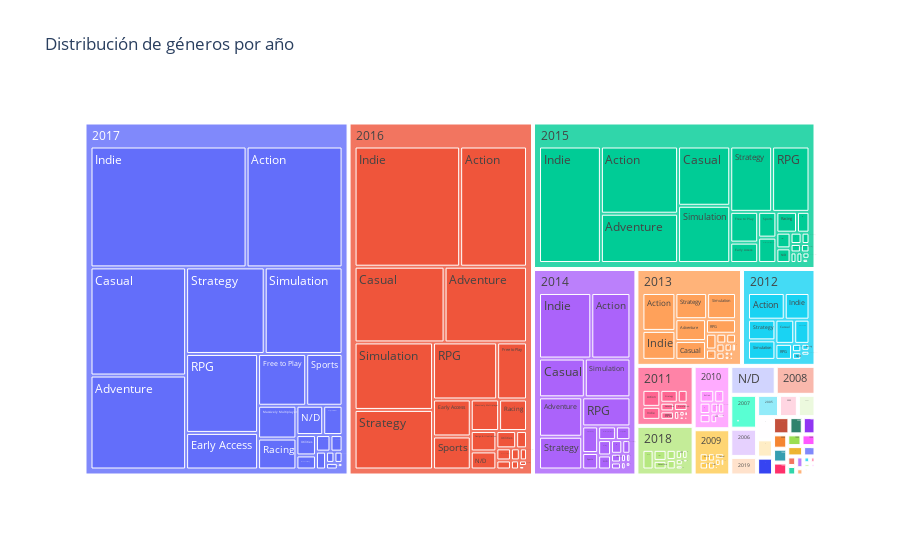

Notebook code cell kept with this figure:
### Markdown cell above
# Distribución de géneros por año

Tenemos un treemap, donde se agurpan los generos, distribuodos por su año de anamiento, para ir visualizando la relevancia de cada Género a través de los años.
Observando la gráfica, vemos que el Género Indie ha predominado el mercado de Steam a partidel año 2014 hasta el 2017, seguido por los géneros action, casual, adventure, strategy, simulation, RPG; pudiendo variar su orden en algunos años, pero siguiendo esta tenddencia de estar a la cabeza, y confirmando el patrón que se muestra en el gráfico anterior.
En este gráfico se peuede ir interactuando con cada año para ahondar un poco mas sobre su información detallada.

### Code cell
top10años=dfjuegos.Año_lanzamiento.value_counts().nlargest(10).index
conteoaños=dfjuegos[['Año_lanzamiento']][dfjuegos.Año_lanzamiento.isin(top10años)]
dfjuegosexpandido=dfjuegos.assign(generos=dfjuegos.Género.str.replace("[\[\]\']",'',regex=True).str.split(', ')).explode('generos')
dfjuegosagrupado=dfjuegosexpandido.groupby(['Año_lanzamiento','generos']).size().reset_index(name='Conteo')

fig = px.treemap(dfjuegosagrupado, path=['Año_lanzamiento', 'generos'], values='Conteo', title='Distribución de géneros por año')

fig.show()

### Figure 1 — Plotly figure (JSON) as saved in the notebook; plotly's stock layout.template omitted (floating-point values rounded to 4 significant figures; data arrays with more than 128 entries replaced by an {"elided": "..."} marker saying what was removed)
{"data": [{"branchvalues": "total", "domain": {"x": [0, 1], "y": [0, 1]}, "hovertemplate": "labels=%{label}<br>Conteo=%{value}<br>parent=%{parent}<br>id=%{id}<extra></extra>", "ids": {"elided": "575 str values"}, "labels": {"elided": "575 str values"}, "name": "", "parents": {"elided": "575 str values"}, "type": "treemap", "values": {"elided": "575 int values"}}], "layout": {"legend": {"tracegroupgap": 0}, "title": {"text": "Distribución de géneros por año"}}}
